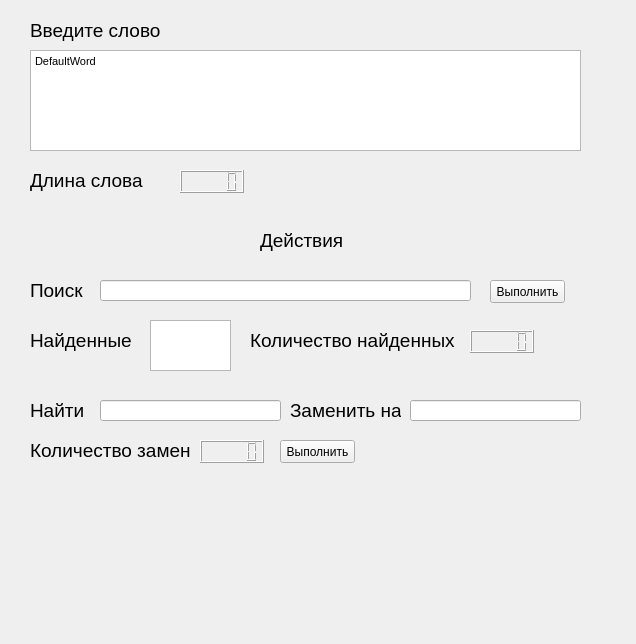
<?xml version="1.0" encoding="UTF-8"?>
<ui version="4.0">
 <class>WordClassTest</class>
 <widget class="QWidget" name="WordClassTest">
  <property name="geometry">
   <rect>
    <x>0</x>
    <y>0</y>
    <width>636</width>
    <height>644</height>
   </rect>
  </property>
  <property name="windowTitle">
   <string>Form</string>
  </property>
  <widget class="QLabel" name="label_9">
   <property name="geometry">
    <rect>
     <x>30</x>
     <y>430</y>
     <width>171</width>
     <height>41</height>
    </rect>
   </property>
   <property name="text">
    <string>&lt;html&gt;&lt;head/&gt;&lt;body&gt;&lt;p&gt;&lt;span style=&quot; font-size:14pt;&quot;&gt;Количество замен&lt;/span&gt;&lt;/p&gt;&lt;/body&gt;&lt;/html&gt;</string>
   </property>
  </widget>
  <widget class="QLabel" name="label_11">
   <property name="geometry">
    <rect>
     <x>30</x>
     <y>160</y>
     <width>171</width>
     <height>41</height>
    </rect>
   </property>
   <property name="text">
    <string>&lt;html&gt;&lt;head/&gt;&lt;body&gt;&lt;p&gt;&lt;span style=&quot; font-size:14pt;&quot;&gt;Длина слова&lt;/span&gt;&lt;/p&gt;&lt;/body&gt;&lt;/html&gt;</string>
   </property>
  </widget>
  <widget class="QLabel" name="label_6">
   <property name="geometry">
    <rect>
     <x>290</x>
     <y>390</y>
     <width>111</width>
     <height>41</height>
    </rect>
   </property>
   <property name="text">
    <string>&lt;html&gt;&lt;head/&gt;&lt;body&gt;&lt;p&gt;&lt;span style=&quot; font-size:14pt;&quot;&gt;Заменить на&lt;/span&gt;&lt;/p&gt;&lt;/body&gt;&lt;/html&gt;</string>
   </property>
  </widget>
  <widget class="QTextEdit" name="textEdit">
   <property name="geometry">
    <rect>
     <x>30</x>
     <y>50</y>
     <width>551</width>
     <height>101</height>
    </rect>
   </property>
   <property name="html">
    <string>&lt;!DOCTYPE HTML PUBLIC &quot;-//W3C//DTD HTML 4.0//EN&quot; &quot;http://www.w3.org/TR/REC-html40/strict.dtd&quot;&gt;
&lt;html&gt;&lt;head&gt;&lt;meta name=&quot;qrichtext&quot; content=&quot;1&quot; /&gt;&lt;style type=&quot;text/css&quot;&gt;
p, li { white-space: pre-wrap; }
&lt;/style&gt;&lt;/head&gt;&lt;body style=&quot; font-family:'MS Shell Dlg 2'; font-size:8.25pt; font-weight:400; font-style:normal;&quot;&gt;
&lt;p style=&quot; margin-top:0px; margin-bottom:0px; margin-left:0px; margin-right:0px; -qt-block-indent:0; text-indent:0px;&quot;&gt;DefaultWord&lt;/p&gt;&lt;/body&gt;&lt;/html&gt;</string>
   </property>
  </widget>
  <widget class="QLineEdit" name="lineEdit_find_2">
   <property name="geometry">
    <rect>
     <x>100</x>
     <y>400</y>
     <width>181</width>
     <height>21</height>
    </rect>
   </property>
  </widget>
  <widget class="QLabel" name="label_3">
   <property name="geometry">
    <rect>
     <x>30</x>
     <y>270</y>
     <width>91</width>
     <height>41</height>
    </rect>
   </property>
   <property name="text">
    <string>&lt;html&gt;&lt;head/&gt;&lt;body&gt;&lt;p&gt;&lt;span style=&quot; font-size:14pt;&quot;&gt;Поиск&lt;/span&gt;&lt;/p&gt;&lt;/body&gt;&lt;/html&gt;</string>
   </property>
  </widget>
  <widget class="QPushButton" name="pushButton_replace">
   <property name="geometry">
    <rect>
     <x>280</x>
     <y>440</y>
     <width>75</width>
     <height>23</height>
    </rect>
   </property>
   <property name="text">
    <string>Выполнить</string>
   </property>
  </widget>
  <widget class="QLabel" name="label_5">
   <property name="geometry">
    <rect>
     <x>30</x>
     <y>390</y>
     <width>91</width>
     <height>41</height>
    </rect>
   </property>
   <property name="text">
    <string>&lt;html&gt;&lt;head/&gt;&lt;body&gt;&lt;p&gt;&lt;span style=&quot; font-size:14pt;&quot;&gt;Найти&lt;/span&gt;&lt;/p&gt;&lt;/body&gt;&lt;/html&gt;</string>
   </property>
  </widget>
  <widget class="QLabel" name="label_12">
   <property name="geometry">
    <rect>
     <x>250</x>
     <y>320</y>
     <width>211</width>
     <height>41</height>
    </rect>
   </property>
   <property name="text">
    <string>&lt;html&gt;&lt;head/&gt;&lt;body&gt;&lt;p&gt;&lt;span style=&quot; font-size:14pt;&quot;&gt;Количество найденных&lt;/span&gt;&lt;/p&gt;&lt;/body&gt;&lt;/html&gt;</string>
   </property>
  </widget>
  <widget class="QLabel" name="label_4">
   <property name="geometry">
    <rect>
     <x>30</x>
     <y>320</y>
     <width>111</width>
     <height>41</height>
    </rect>
   </property>
   <property name="text">
    <string>&lt;html&gt;&lt;head/&gt;&lt;body&gt;&lt;p&gt;&lt;span style=&quot; font-size:14pt;&quot;&gt;Найденные&lt;/span&gt;&lt;/p&gt;&lt;/body&gt;&lt;/html&gt;</string>
   </property>
  </widget>
  <widget class="QPushButton" name="pushButton_find">
   <property name="geometry">
    <rect>
     <x>490</x>
     <y>280</y>
     <width>75</width>
     <height>23</height>
    </rect>
   </property>
   <property name="text">
    <string>Выполнить</string>
   </property>
  </widget>
  <widget class="QTextBrowser" name="textBrowser_found">
   <property name="geometry">
    <rect>
     <x>150</x>
     <y>320</y>
     <width>81</width>
     <height>51</height>
    </rect>
   </property>
  </widget>
  <widget class="QLineEdit" name="lineEdit_find">
   <property name="geometry">
    <rect>
     <x>100</x>
     <y>280</y>
     <width>371</width>
     <height>21</height>
    </rect>
   </property>
  </widget>
  <widget class="QLineEdit" name="lineEdit_place">
   <property name="geometry">
    <rect>
     <x>410</x>
     <y>400</y>
     <width>171</width>
     <height>21</height>
    </rect>
   </property>
  </widget>
  <widget class="QLabel" name="label_10">
   <property name="geometry">
    <rect>
     <x>30</x>
     <y>10</y>
     <width>161</width>
     <height>41</height>
    </rect>
   </property>
   <property name="text">
    <string>&lt;html&gt;&lt;head/&gt;&lt;body&gt;&lt;p&gt;&lt;span style=&quot; font-size:14pt;&quot;&gt;Введите слово&lt;/span&gt;&lt;/p&gt;&lt;/body&gt;&lt;/html&gt;</string>
   </property>
  </widget>
  <widget class="QLCDNumber" name="lcdNumber_strSize">
   <property name="geometry">
    <rect>
     <x>180</x>
     <y>170</y>
     <width>64</width>
     <height>23</height>
    </rect>
   </property>
  </widget>
  <widget class="QLabel" name="label_2">
   <property name="geometry">
    <rect>
     <x>260</x>
     <y>220</y>
     <width>91</width>
     <height>41</height>
    </rect>
   </property>
   <property name="text">
    <string>&lt;html&gt;&lt;head/&gt;&lt;body&gt;&lt;p&gt;&lt;span style=&quot; font-size:14pt;&quot;&gt;Действия&lt;/span&gt;&lt;/p&gt;&lt;/body&gt;&lt;/html&gt;</string>
   </property>
  </widget>
  <widget class="QLCDNumber" name="lcdNumber_found">
   <property name="geometry">
    <rect>
     <x>470</x>
     <y>330</y>
     <width>64</width>
     <height>23</height>
    </rect>
   </property>
  </widget>
  <widget class="QLCDNumber" name="lcdNumber_replacements">
   <property name="geometry">
    <rect>
     <x>200</x>
     <y>440</y>
     <width>64</width>
     <height>23</height>
    </rect>
   </property>
  </widget>
 </widget>
 <resources/>
 <connections/>
</ui>
